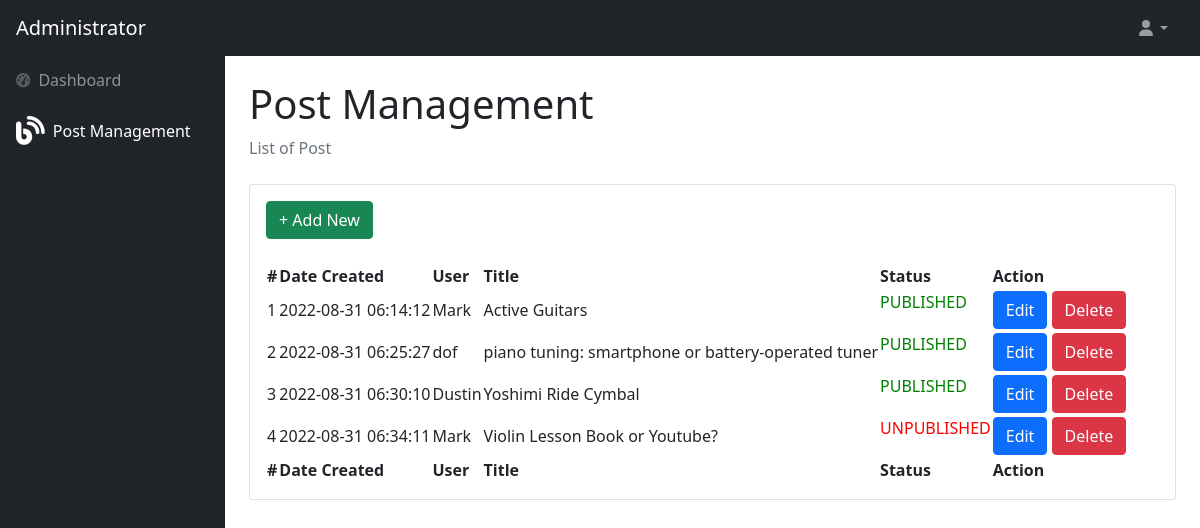
Page /admin/post.php on the committed database.
### tables this page shows
CREATE TABLE `post_tbl` (
  `id` int(11) NOT NULL,
  `user_id` int(11) NOT NULL,
  `category_id` int(11) NOT NULL,
  `title` varchar(50) NOT NULL,
  `content` text DEFAULT NULL,
  `status` tinyint(1) NOT NULL DEFAULT 0,
  `delete_flag` tinyint(1) NOT NULL,
  `created_at` timestamp NOT NULL DEFAULT current_timestamp(),
  `updated_at` timestamp NULL DEFAULT current_timestamp()
);

CREATE TABLE `user_tbl` (
  `id` int(11) NOT NULL,
  `firstname` varchar(50) DEFAULT NULL,
  `middlename` varchar(50) DEFAULT NULL,
  `lastname` varchar(50) DEFAULT NULL,
  `username` varchar(50) DEFAULT NULL,
  `password` varchar(50) DEFAULT NULL,
  `avatar` varchar(255) DEFAULT NULL,
  `type` tinyint(1) DEFAULT NULL,
  `created_at` timestamp NOT NULL DEFAULT current_timestamp(),
  `updated_at` timestamp NOT NULL DEFAULT current_timestamp()
);

### admin/post.php (the view, shortened to what this page needs)
<?php
require '../config.php';
?>
<!DOCTYPE html>
<html lang="en">
    <head>
        <link href="https://cdn.jsdelivr.net/npm/simple-datatables@latest/dist/style.css" rel="stylesheet" />
        <link href="css/style_admin.css" rel="stylesheet" />
    </head>
    <body class="sb-nav-fixed">
        <nav class="sb-topnav navbar navbar-expand navbar-dark bg-dark">
            <a class="navbar-brand ps-3" href="index.html">Administrator</a>
            <button class="btn btn-link btn-sm order-1 order-lg-0 me-4 me-lg-0" id="sidebarToggle" href="#!"></button>
            <ul class="navbar-nav ms-auto ms-md-0 me-3 me-lg-4">
                <li class="nav-item dropdown">
                    <a class="nav-link dropdown-toggle" id="navbarDropdown" href="#" role="button" data-bs-toggle="dropdown" aria-expanded="false"><i class="fas fa-user fa-fw"></i></a>
                </li>
            </ul>
        </nav>
        <div id="layoutSidenav">
            <div id="layoutSidenav_nav">
                <nav class="sb-sidenav accordion sb-sidenav-dark" id="sidenavAccordion">
                    <div class="sb-sidenav-menu">
                        <div class="nav">
                            <a class="nav-link" href="index.php">
                                <div class="sb-nav-link-icon"><i class="fas fa-tachometer-alt"></i></div>
                                Dashboard
                            </a>
                            <a class="nav-link active" href="post.php">
                                <div class="sb-nav-link-icon"><i class="nav-icon fas fa-blog fa-2x"></i></div>
                                Post Management
                            </a>
                        </div>
                    </div>
                </nav>
            </div>
            <div id="layoutSidenav_content">
                <main>
                    <div class="container-fluid px-4">
                        <h1 class="mt-4">Post Management</h1>
                        <ol class="breadcrumb mb-4">
                            <li class="breadcrumb-item active">List of Post</li>
                        </ol>
                        <div class="card mb-4">
                            <div class="card-body">
                            <div class="form-group">
                                      <div class="col-sm-12 d-flex">
                                        <button
                                          class="btn btn-success mx-auto mx-md-0 text-white"  data-bs-toggle="modal" data-bs-target="#AddModal" data-bs-whatever="@mdo">
                                          + Add New
                                        </button>
                                      </div><br>
                                <table id="datatablesSimple">
                                    <thead>
                                        <tr>
                                            <th>#</th>
                                            <th>Date Created</th>
                                            <th>User</th>
                                            <th>Title</th>
                                            <th>Status</th>
                                            <th>Action</th>
                                        </tr>
                                    </thead>
                                    <tfoot>
                                        <tr>
                                            <th>#</th>
                                            <th>Date Created</th>
                                            <th>User</th>
                                            <th>Title</th>
                                            <th>Status</th>
                                            <th>Action</th>
                                        </tr>
                                    </tfoot>
                                    <?php
                                    $i = 1;
                                    $query = mysqli_query($con,"SELECT a.*,b.username FROM post_tbl a INNER JOIN user_tbl b on a.user_id = b.id");
                                    $pub = "";
                                    if(mysqli_num_rows($query)>0){
                                        while($row = mysqli_fetch_assoc($query)){
                                            if($row['status'] == 1){
                                                $pub = '<p style="color:green">PUBLISHED</p>';
                                            }
                                            else{
                                                $pub = '<p style="color:red">UNPUBLISHED</p>';
                                            }
                                    ?>
                                        <tr>
                                            <td><?php echo $i++;?></td>
                                            <td><?php echo $row['created_at'];?></td>
                                            <td><?php echo $row['username'];?></td>
                                            <td ><?php echo $row['title'];?></td>
                                            <td><?php echo $pub;?></td>
                                            <td align="center">
                                              <a class="btn btn-primary" href="editpost.php?id=<?php echo $row['id'];?>">Edit</a>
                                              <button type="button" class="btn btn-danger" data-target="#editpost" data-toggle="modal" onclick="deleteme(<?php echo $row['id'];?>)">Delete</a>
                                            </td>
                                        </tr>
                                        <?php }
                                    }
                                    else{ ?>
                                        <tr>
                                            <td colspan="6">No Record found.</td>
                                        </tr>
                                    <?php }
                                    ?>
                                </table>
                            </div>
                        </div>
                    </div>
                </main>
            </div>
        </div>
    </body>
</html>

### rows in the picture
post_tbl: created_at "2022-08-31 06:14:12", user.username "Mark", title "Active Guitars", status "PUBLISHED"
post_tbl: created_at "2022-08-31 06:25:27", user.username "dof", title "piano tuning: smartphone or battery-operated tuner", status "PUBLISHED"
post_tbl: created_at "2022-08-31 06:30:10", user.username "Dustin", title "Yoshimi Ride Cymbal", status "PUBLISHED"
post_tbl: created_at "2022-08-31 06:34:11", user.username "Mark", title "Violin Lesson Book or Youtube?", status "UNPUBLISHED"
